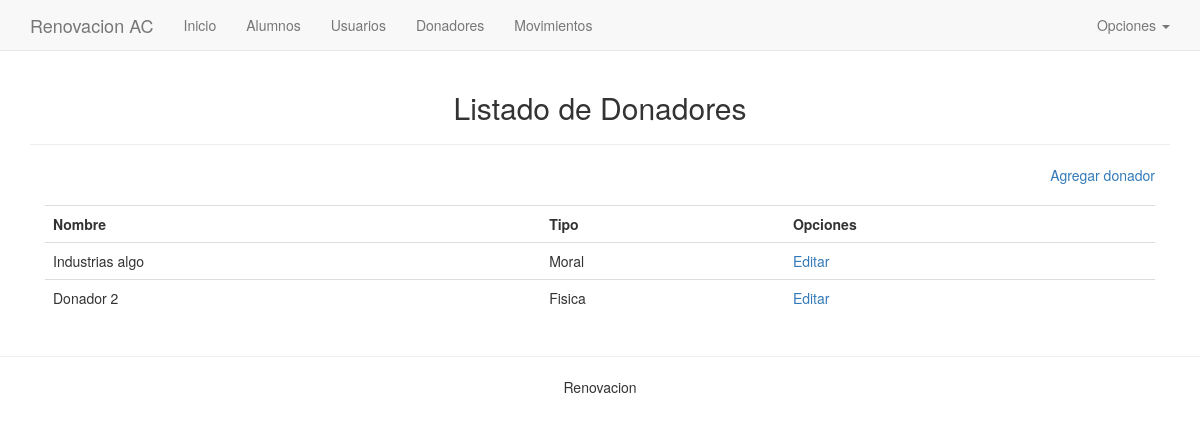
/public/donadores/view.php, run on the app's committed database.
### tables this page shows
CREATE TABLE `donadores` (
  `id` int(11) NOT NULL AUTO_INCREMENT,
  `nombre` varchar(200) NOT NULL,
  `tipo` varchar(100) NOT NULL,
  `donativo` float NOT NULL,
  PRIMARY KEY (`id`)
);

### includes/Database.php (called while the page is built, shortened)
<?php
class Database {
    private function connect(){
        $this->con=mysqli_connect(HOST,USER,PASSWORD,DATABASE);
    }
}
$Database=new Database();
?>

### includes/functions.php (called while the page is built, shortened)
<?php
require_once("Database.php");
function exec_query($sql){
	global $Database;
	$result_set= mysqli_query($Database->con, $sql);
	return $result_set;
}
function fetch($res){
	return mysqli_fetch_assoc($res);
}
function html_prep($string){
	return nl2br(html_entity_decode(ucfirst(($string))));
}
?>

### public/donadores/view.php (the view, shortened to what this page needs)
<?php
$sql="SELECT * FROM donadores";
$res=exec_query($sql);
$output="";
while($row=fetch($res)){
    $nombre=html_prep($row["nombre"]);
    $tipo=html_prep($row["tipo"]);
    $output.="<tr><td>{$nombre}</td>";
    $output.="<td>{$tipo}</td>";
    $output.="<td><a href='#'>Editar</a></td></tr>";
}
?>
<div class="col-md-12 table-responsive">
    <a href="create.php" class="pull-right">Agregar donador</a><br><br>
    <table class="table table-hover">
        <tr>
            <th>Nombre</th>
            <th>Tipo</th>
            <th>Opciones</th>
        </tr>
        <?php echo $output; ?>
    </table>
</div>

### includes/header.php (style rules this page uses)
a { cursor:pointer; }

### data on the page
donadores: nombre "Industrias algo", tipo "Moral"
donadores: nombre "Donador 2", tipo "Fisica"

### other printed values
$subtitle "Listado de Donadores"
